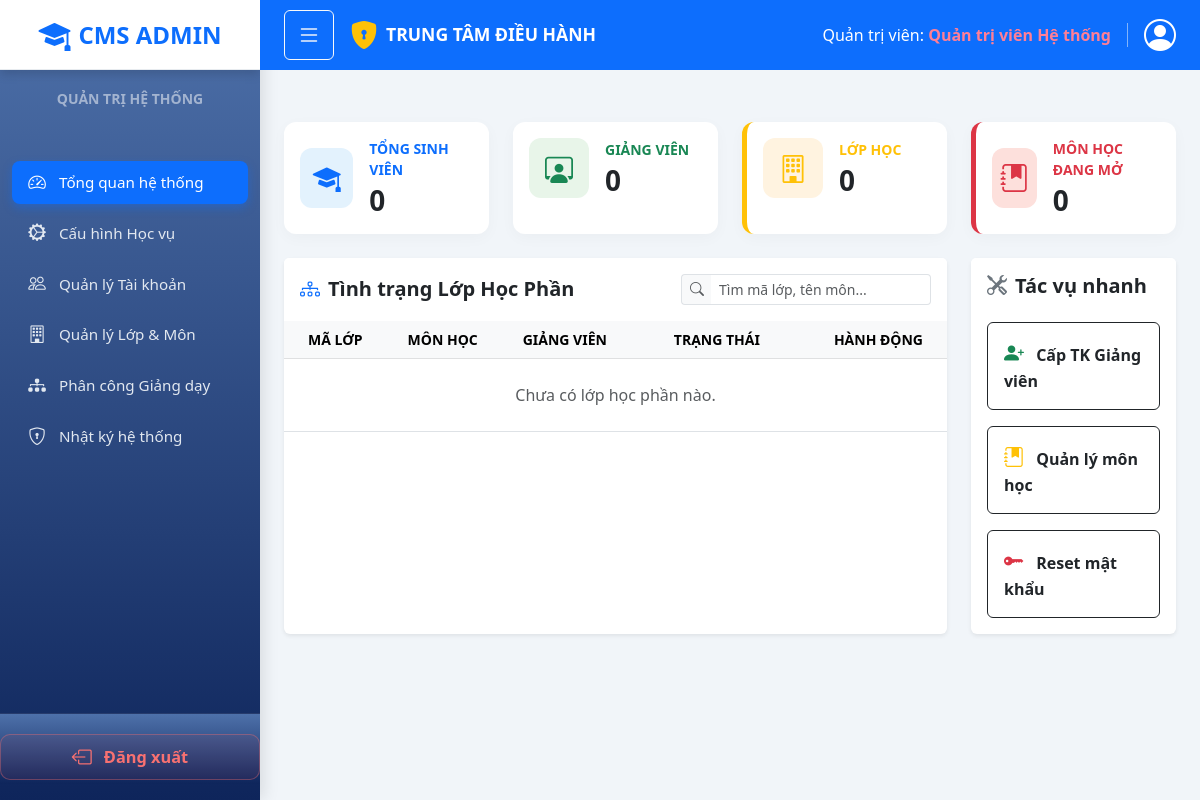
Before: /views/admin/home.php (signed in) with the older database file.
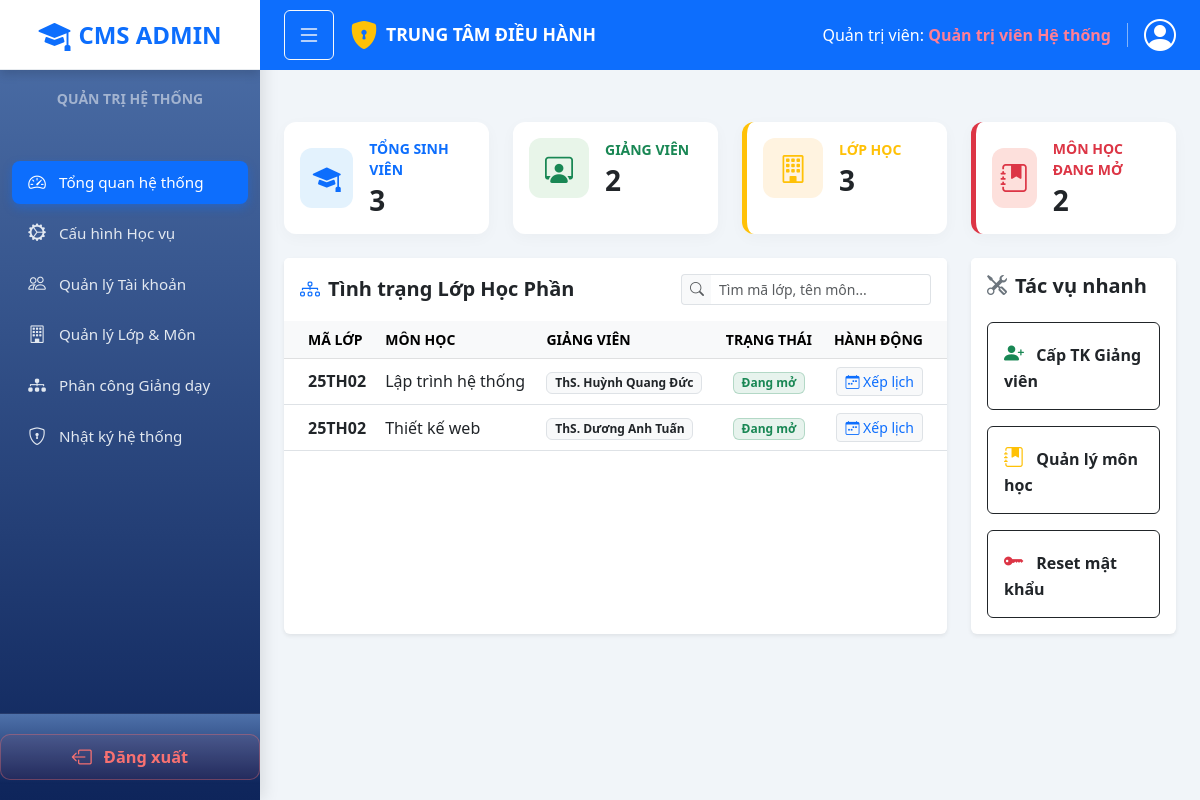
After: the same page with the newer database file.
### tables this page shows
CREATE TABLE `class_subjects` (
  `id` int(11) NOT NULL AUTO_INCREMENT,
  `semester_id` int(11) DEFAULT NULL,
  `class_id` int(11) DEFAULT NULL,
  `subject_id` int(11) DEFAULT NULL,
  `teacher_id` int(11) DEFAULT NULL,
  `semester` varchar(10) DEFAULT NULL,
  `study_session` enum('Sáng','Chiều','Tối') DEFAULT NULL,
  `start_period` int(11) DEFAULT NULL,
  `end_period` int(11) DEFAULT NULL,
  `start_date` date DEFAULT NULL,
  `end_date` date DEFAULT NULL,
  `created_at` timestamp NOT NULL DEFAULT current_timestamp(),
  PRIMARY KEY (`id`),
  KEY `semester_id` (`semester_id`),
  KEY `class_id` (`class_id`),
  KEY `subject_id` (`subject_id`),
  KEY `teacher_id` (`teacher_id`),
  CONSTRAINT `class_subjects_ibfk_1` FOREIGN KEY (`semester_id`) REFERENCES `semesters` (`id`) ON DELETE CASCADE,
  CONSTRAINT `class_subjects_ibfk_2` FOREIGN KEY (`class_id`) REFERENCES `classes` (`id`) ON DELETE CASCADE,
  CONSTRAINT `class_subjects_ibfk_3` FOREIGN KEY (`subject_id`) REFERENCES `subjects` (`id`) ON DELETE CASCADE,
  CONSTRAINT `class_subjects_ibfk_4` FOREIGN KEY (`teacher_id`) REFERENCES `users` (`id`) ON DELETE SET NULL
);

CREATE TABLE `classes` (
  `id` int(11) NOT NULL AUTO_INCREMENT,
  `department_id` int(11) DEFAULT NULL,
  `class_name` varchar(50) NOT NULL,
  `academic_year` varchar(20) DEFAULT NULL,
  `created_at` timestamp NOT NULL DEFAULT current_timestamp(),
  PRIMARY KEY (`id`),
  KEY `department_id` (`department_id`),
  CONSTRAINT `classes_ibfk_1` FOREIGN KEY (`department_id`) REFERENCES `departments` (`id`) ON DELETE CASCADE
);

CREATE TABLE `subjects` (
  `id` int(11) NOT NULL AUTO_INCREMENT,
  `subject_code` varchar(20) NOT NULL,
  `subject_name` varchar(100) NOT NULL,
  `credits` int(11) NOT NULL,
  `year_level` int(11) DEFAULT NULL,
  `semester` varchar(10) DEFAULT NULL,
  `academic_year` varchar(20) DEFAULT NULL,
  `prerequisite_id` int(11) DEFAULT NULL,
  `is_active` tinyint(1) DEFAULT 1,
  `open_date` date DEFAULT NULL,
  `close_date` date DEFAULT NULL,
  `created_at` timestamp NOT NULL DEFAULT current_timestamp(),
  PRIMARY KEY (`id`),
  UNIQUE KEY `subject_code` (`subject_code`),
  KEY `prerequisite_id` (`prerequisite_id`),
  CONSTRAINT `subjects_ibfk_1` FOREIGN KEY (`prerequisite_id`) REFERENCES `subjects` (`id`) ON DELETE SET NULL
);

CREATE TABLE `users` (
  `id` int(11) NOT NULL AUTO_INCREMENT,
  `username` varchar(50) DEFAULT NULL,
  `password` varchar(255) DEFAULT NULL,
  `full_name` varchar(100) DEFAULT NULL,
  `email` varchar(100) NOT NULL,
  `google_id` varchar(255) DEFAULT NULL,
  `role` enum('student','bcs','teacher','support_admin','admin') DEFAULT 'student',
  `secondary_role` enum('student','bcs','teacher','admin') DEFAULT NULL,
  `is_active` tinyint(1) DEFAULT 1 COMMENT '1: Hoạt động, 0: Bị khóa',
  `position` varchar(100) DEFAULT NULL COMMENT 'Chức vụ (BCS): Lớp trưởng, Lớp phó',
  `academic_title` varchar(50) DEFAULT NULL COMMENT 'Học hàm/học vị: GS, PGS, TS, ThS, CN...',
  `avatar` varchar(255) DEFAULT NULL,
  `birth_date` date DEFAULT NULL,
  `phone_number` varchar(20) DEFAULT NULL,
  `address` varchar(255) DEFAULT NULL,
  `created_at` timestamp NOT NULL DEFAULT current_timestamp(),
  PRIMARY KEY (`id`),
  UNIQUE KEY `email` (`email`)
);

### config/config.php (called while the page is built, shortened)
<?php
function getDBConnection() {
    global $conn;
    if (!isset($conn) || $conn === false) {
        try {
            $conn = mysqli_connect(DB_HOST, DB_USER, DB_PASS, DB_NAME, DB_PORT);
        } catch (Throwable $e) {
            $safeHost = DB_HOST ?: '(empty-host)';
            throw new Exception("Lỗi kết nối database tới '{$safeHost}'. Vui lòng kiểm tra DB_HOST/DB_NAME/DB_USER/DB_PASS trong .env.local hoặc biến môi trường host. Chi tiết: " . $e->getMessage());
        }
        mysqli_set_charset($conn, "utf8mb4");
    }
    return $conn;
}
function e($string) {
    return htmlspecialchars($string ?? '', ENT_QUOTES, 'UTF-8');
}
function db_query($sql, $params = []) {
    $conn = getDBConnection();
    $stmt = mysqli_prepare($conn, $sql);
    $execResult = mysqli_stmt_execute($stmt);
    $trimmedSql = trim($sql);
    $isSelect = preg_match('/^\s*(SELECT|SHOW|DESCRIBE|EXPLAIN)\s/i', $trimmedSql);
    if ($isSelect) {
        $result = mysqli_stmt_get_result($stmt);
        return $result;
    }
}
function db_fetch_all($sql, $params = []) {
    $result = db_query($sql, $params);
    $rows = [];
    while ($row = mysqli_fetch_assoc($result)) {
        $rows[] = $row;
    }
    return $rows;
}
function db_count($sql, $params = []) {
    $result = db_query($sql, $params);
    $row = mysqli_fetch_assoc($result);
    return $row ? array_values($row)[0] : 0;
}

### views/admin/home.php (the view, shortened to what the changed rows need)
<?php
require_once __DIR__ . '/../../config/config.php';
$totalStudents = (int) db_count("SELECT COUNT(*) FROM users WHERE role = 'student'");
$totalTeachers = (int) db_count("SELECT COUNT(*) FROM users WHERE role = 'teacher'");
$totalClasses = (int) db_count("SELECT COUNT(*) FROM classes");
$openClassSubjects = (int) db_count(
    "SELECT COUNT(DISTINCT cs.id) FROM class_subjects cs WHERE cs.start_date <= CURDATE() AND cs.end_date >= CURDATE()"
);
$classSubjects = db_fetch_all(
    "SELECT
        cs.id,
        cs.semester,
        c.class_name,
        s.subject_code,
        s.subject_name,
        u.full_name as teacher_name,
        u.academic_title as teacher_title,
        cs.start_date,
        cs.end_date,
        CASE
            WHEN cs.start_date <= CURDATE() AND cs.end_date >= CURDATE() THEN 'open'
            ELSE 'closed'
        END as status
    FROM class_subjects cs
    LEFT JOIN classes c ON cs.class_id = c.id
    LEFT JOIN subjects s ON cs.subject_id = s.id
    LEFT JOIN users u ON cs.teacher_id = u.id
    ORDER BY cs.id DESC
    LIMIT 10"
);
?>
<!DOCTYPE html>
<html lang="vi">
<head>
    <link href="https://cdn.jsdelivr.net/npm/bootstrap@5.3.0/dist/css/bootstrap.min.css" rel="stylesheet">
    <link href="https://cdn.jsdelivr.net/npm/bootstrap-icons@1.10.5/font/bootstrap-icons.css" rel="stylesheet">
    <link rel="stylesheet" href="../../public/css/style.css">
    <link rel="stylesheet" href="../../public/css/layout.css">
    <link rel="stylesheet" href="../../public/css/admin/admin-layout.css">
</head>
<body class="dashboard-body">
<?php
$activePage = 'home';
require_once __DIR__ . '/../../layouts/admin-sidebar.php';
?>
<div class="main-content admin-main-content" id="mainContent">
    <div class="p-4">
        <div class="row g-4 mb-4 mt-1">
            <div class="col-md-3">
                <div class="card stat-card-custom border-left-primary h-100 p-3">
                    <div class="d-flex align-items-center">
                        <div>
                            <p class="text-primary fw-bold mb-1 small">TỔNG SINH VIÊN</p>
                            <h3 class="mb-0 fw-bold text-dark"><?php echo number_format($totalStudents); ?></h3>
                        </div>
                    </div>
                </div>
            </div>
            <div class="col-md-3">
                <div class="card stat-card-custom border-left-success h-100 p-3">
                    <div class="d-flex align-items-center">
                        <div>
                            <p class="text-success fw-bold mb-1 small">GIẢNG VIÊN</p>
                            <h3 class="mb-0 fw-bold text-dark"><?php echo number_format($totalTeachers); ?></h3>
                        </div>
                    </div>
                </div>
            </div>
            <div class="col-md-3">
                <div class="card stat-card-custom border-left-warning h-100 p-3">
                    <div class="d-flex align-items-center">
                        <div>
                            <p class="text-warning fw-bold mb-1 small">LỚP HỌC</p>
                            <h3 class="mb-0 fw-bold text-dark"><?php echo number_format($totalClasses); ?></h3>
                        </div>
                    </div>
                </div>
            </div>
            <div class="col-md-3">
                <div class="card stat-card-custom border-left-danger h-100 p-3">
                    <div class="d-flex align-items-center">
                        <div>
                            <p class="text-danger fw-bold mb-1 small">MÔN HỌC ĐANG MỞ</p>
                            <h3 class="mb-0 fw-bold text-dark"><?php echo number_format($openClassSubjects); ?></h3>
                        </div>
                    </div>
                </div>
            </div>
        </div>
        <div class="row g-4">
            <div class="col-lg-9">
                <div class="card shadow-sm border-0 h-100">
                    <div class="card-body p-0">
                        <div class="table-responsive">
                            <table class="table table-hover align-middle mb-0">
                                <thead class="table-light small text-muted fw-bold">
                                    <tr>
                                        <th class="ps-4">MÃ LỚP</th>
                                        <th>MÔN HỌC</th>
                                        <th>GIẢNG VIÊN</th>
                                        <th class="text-center">TRẠNG THÁI</th>
                                        <th class="text-end pe-4">HÀNH ĐỘNG</th>
                                    </tr>
                                </thead>
                                <tbody id="classSubjectTableBody">
                                    <?php if (count($classSubjects) > 0): ?>
                                        <?php foreach ($classSubjects as $index => $cs): ?>
                                            <tr>
                                                <td class="fw-bold ps-4"><?php echo e($cs['class_name'] ?? '--'); ?></td>
                                                <td><?php echo e($cs['subject_name']); ?></td>
                                                <td>
                                                    <?php if ($cs['teacher_name']): ?>
                                                        <span class="badge bg-light text-dark border">
                                                            <?php echo e(($cs['teacher_title'] ? $cs['teacher_title'] . '. ' : '') . $cs['teacher_name']); ?>
                                                        </span>
                                                    <?php else: ?>
                                                        <span class="badge bg-secondary">Chưa phân công</span>
                                                    <?php endif; ?>
                                                </td>
                                                <td class="text-center">
                                                    <?php if ($cs['status'] === 'open'): ?>
                                                        <span class="badge bg-success bg-opacity-10 text-success border border-success border-opacity-25">Đang mở</span>
                                                    <?php else: ?>
                                                        <span class="badge bg-danger bg-opacity-10 text-danger border border-danger border-opacity-25">Đã đóng</span>
                                                    <?php endif; ?>
                                                </td>
                                                <td class="text-end pe-4">
                                                    <?php if ($cs['status'] === 'open'): ?>
                                                        <a href="../../views/admin/assignments.php" class="btn btn-light action-btn text-primary border" title="Xếp lịch">
                                                            <i class="bi bi-calendar-week"></i> Xếp lịch
                                                        </a>
                                                    <?php endif; ?>
                                                </td>
                                            </tr>
                                        <?php endforeach; ?>
                                    <?php else: ?>
                                        <tr>
                                            <td colspan="5" class="text-center text-muted py-4">Chưa có lớp học phần nào.</td>
                                        </tr>
                                    <?php endif; ?>
                                </tbody>
                            </table>
                        </div>
                    </div>
                </div>
            </div>
        </div>
    </div>
</div>
</body>
</html>

### layouts/admin-sidebar.php (shortened to what the changed rows need)
<?php
$activePage = $activePage ?? '';
$adminMenuItems = [
    ['slug' => 'home',             'href' => 'home.php',             'icon' => 'bi-speedometer2',      'label' => 'Tổng quan hệ thống'],
    ['slug' => 'org-settings',     'href' => 'org-settings.php',     'icon' => 'bi-gear-wide-connected','label' => 'Cấu hình Học vụ'],
    ['slug' => 'accounts',         'href' => 'accounts.php',         'icon' => 'bi-people',             'label' => 'Quản lý Tài khoản'],
    ['slug' => 'classes-subjects', 'href' => 'classes-subjects.php', 'icon' => 'bi-building',           'label' => 'Quản lý Lớp & Môn'],
    ['slug' => 'assignments',      'href' => 'assignments.php',      'icon' => 'bi-diagram-3-fill',     'label' => 'Phân công Giảng dạy'],
    ['slug' => 'system-logs',      'href' => 'system-logs.php',      'icon' => 'bi-shield-lock',        'label' => 'Nhật ký hệ thống'],
];
?>
<div class="sidebar sidebar-admin" id="sidebar">
    <div>
        <div class="sidebar-scrollable w-100">
            <nav class="d-flex flex-column mt-3">
                <?php foreach ($adminMenuItems as $item): ?>
                    <a href="<?= $item['href'] ?>"<?= $activePage === $item['slug'] ? ' class="active"' : '' ?>>
                        <i class="bi <?= $item['icon'] ?>"></i> <?= $item['label'] ?>
                    </a>
                <?php endforeach; ?>
            </nav>
        </div>
    </div>
</div>

Changed rows visible on the page:
added class_subjects: class.class_name "25TH02", subject.subject_name "Lập trình hệ thống", teacher.full_name "ThS. Huỳnh Quang Đức"
added class_subjects: class.class_name "25TH02", subject.subject_name "Thiết kế web", teacher.full_name "ThS. Dương Anh Tuấn"
Other visible differences:
$totalStudents: "0" → "3"
$totalTeachers: "0" → "2"
$totalClasses: "0" → "3"
$openClassSubjects: "0" → "2"
text no longer shown: "Chưa có lớp học phần nào."
